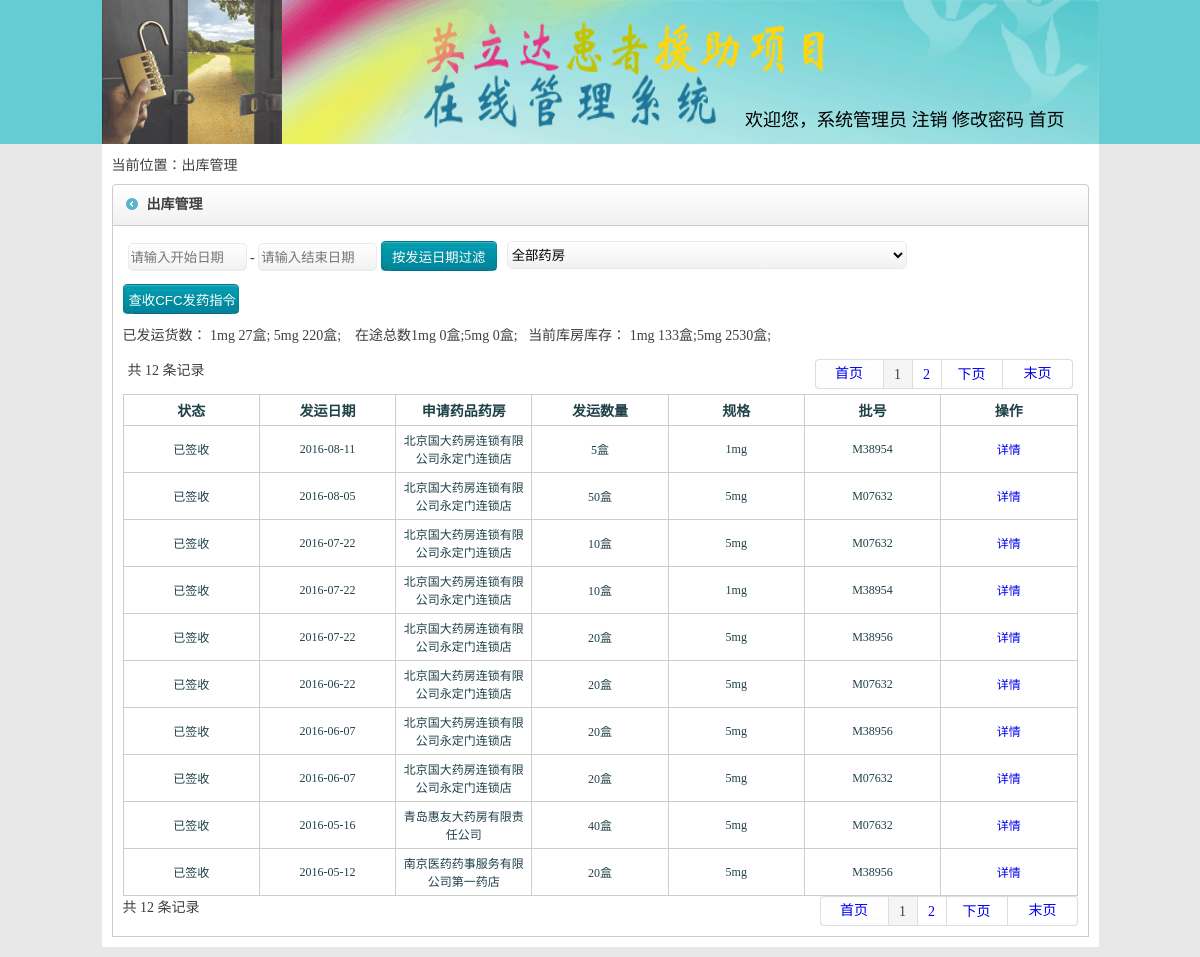
The app's page /kfchkgl.php (signed in) with its own data.
### tables this page shows
CREATE TABLE `yfshqzy` (
  `id` int(100) NOT NULL,
  `yshxm` varchar(100) DEFAULT NULL,
  `gg1` varchar(100) DEFAULT NULL,
  `kcshl1` varchar(100) DEFAULT NULL,
  `shqshl1` varchar(100) DEFAULT NULL,
  `gg2` varchar(100) DEFAULT NULL,
  `kcshl2` varchar(100) DEFAULT NULL,
  `shqshl2` varchar(100) DEFAULT NULL,
  `shqzht` varchar(100) DEFAULT NULL,
  `shqrq` varchar(100) DEFAULT NULL,
  `pfnr` varchar(100) DEFAULT NULL,
  `kffy` varchar(100) DEFAULT NULL,
  `ydh` varchar(100) DEFAULT NULL,
  `fyrq` varchar(100) DEFAULT NULL,
  `shdrq` varchar(100) DEFAULT NULL,
  `ph1` varchar(100) DEFAULT NULL,
  `shhr` varchar(100) DEFAULT NULL,
  `fyr` varchar(100) DEFAULT NULL,
  `pfrq` varchar(100) DEFAULT NULL,
  `ph2` varchar(100) DEFAULT NULL,
  `pfshl1` varchar(100) DEFAULT NULL,
  `pfshl2` varchar(100) DEFAULT NULL,
  `phshl1` varchar(100) DEFAULT NULL,
  `phshl2` varchar(100) DEFAULT NULL,
  `jlshjch` varchar(100) DEFAULT NULL,
  `yfmch` varchar(100) DEFAULT NULL,
  `shqshc` varchar(100) DEFAULT NULL COMMENT '申请手册',
  `shdchzh` varchar(100) NOT NULL DEFAULT '0' COMMENT 'cfc是否收到传真(0为未收到，1为已收到，默认为未收到'
);

CREATE TABLE `kfrk` (
  `id` int(21) NOT NULL,
  `ph` varchar(100) DEFAULT NULL,
  `yxrqzh` varchar(100) DEFAULT NULL,
  `zhwmch` varchar(100) DEFAULT NULL,
  `ywmch` varchar(100) DEFAULT NULL,
  `bjdw` varchar(100) DEFAULT NULL,
  `zht` varchar(100) DEFAULT NULL,
  `jpbh` varchar(100) DEFAULT NULL,
  `shchdwchd` varchar(100) DEFAULT NULL,
  `shyrq` varchar(100) DEFAULT NULL,
  `zhczhh` varchar(100) DEFAULT NULL,
  `jymd` varchar(100) DEFAULT NULL,
  `bjshl` varchar(100) DEFAULT NULL,
  `gg` varchar(100) DEFAULT NULL,
  `jxxh` varchar(100) DEFAULT NULL,
  `pjh` varchar(100) DEFAULT NULL,
  `hth` varchar(100) DEFAULT NULL,
  `bzhgg` varchar(100) DEFAULT NULL,
  `jlshjch` varchar(100) DEFAULT NULL
);

### kfchkgl.php (the view, shortened to what this page needs)
<?php session_start();
$pagesize = 10;
$html_title = "出库管理";
include('spap_head.php');
?>
<div class="main">
<div class="insmain">
<div class="thislink">当前位置：<a href="kfchukgl.php"><?php echo $html_title; ?></a></div>
<div class="inwrap flt top">
<div class="title w977 flt">
    <strong>出库管理</strong></span>
</div>
<div class="incontact w955 flt">
<table width="100%" border="0" cellspacing="0" cellpadding="5">
    <tr>
        <td>
            <div class="insinsins">
                    <span>
                        <input class="grd-white" type="text" id="KaishiRiqi"
                               name="KaishiRiqi" readonly="readonly"
                               placeholder="请输入开始日期" size="12" value="<?php echo $kshrq; ?>"/> -
                        <input
                            class="grd-white" type="text" id="JiezhiRiqi" name="JiezhiRiqi"
                            readonly="readonly" placeholder="请输入结束日期" size="12"
                            value="<?php echo $jshrq; ?>"/>
                        <input type="button" value="按发运日期过滤" onclick="guolv();" class="uusub"/>
                    </span>
            </div>
            <select id="YaoFangId" name="YaoFangId" style="width:400px;" class="grd-white2"
                    onchange="guolvyf();">
                <?php
                if ($_GET[yf] == "") {
                    ?>
                    <option selected="selected" value="">全部药房</option>
                <?php
                } else {
                    ?>
                    <option selected="selected"
                            value="<?php echo $_GET[yf]; ?>"><?php echo $_GET[yf]; ?></option>
                    <option value="">全部药房</option>
                <?php
                }
                ?>
            </select>
        </td>
    </tr>
</table>
<div>
    <input type="button" class="uusub" value="查收CFC发药指令" class="lgSub"
           onclick="javascript:{location.href='kfcfcfyzhl.php';}"/></div>
<?php
$kfrksql1mg = "select SUM(bjshl) from `kfrk` where gg like '1mg%'";
$kfrkQuery_ID = mysql_query($kfrksql1mg);
while ($kfrkRecord = mysql_fetch_array($kfrkQuery_ID)) {
	$rkzsh11mg = $kfrkRecord[0];
}
$kfrksql5mg = "select SUM(bjshl) from `kfrk` where gg like '5mg%'";
$kfrkQuery_ID = mysql_query($kfrksql5mg);
while ($kfrkRecord = mysql_fetch_array($kfrkQuery_ID)) {
	$rkzsh15mg = $kfrkRecord[0];
}
$kfchksql1mg = "select SUM(pfshl1) from `yfshqzy` where `shqzht`='2' and gg1 = '1mg'";
$kfchkQuery_ID = mysql_query($kfchksql1mg);
while ($kfchkRecord = mysql_fetch_array($kfchkQuery_ID)) {
	$chkztzsh11mg = $kfchkRecord[0];
}
$kfchksql5mg = "select SUM(pfshl1) from `yfshqzy` where `shqzht`='2' and gg1 = '5mg'";
$kfchkQuery_ID = mysql_query($kfchksql5mg);
while ($kfchkRecord = mysql_fetch_array($kfchkQuery_ID)) {
	$chkztzsh15mg = $kfchkRecord[0];
}
?>
<?php
$zyfysql = "SELECT SUM(pfshl1) FROM `yfshqzy` where `shqzht`='3'";
$fy1mgcountsql = $zyfysql." and gg1 = '1mg';";
$fy1mg =  mysql_query($fy1mgcountsql);
while ($zyfyRecord = mysql_fetch_array($fy1mg)) {
	$fy1mgcount = $zyfyRecord[0];
}
$fy5mgcountsql = $zyfysql." and gg1 = '5mg'";
$fy5mg =  mysql_query($fy5mgcountsql);
while ($zyfyRecord = mysql_fetch_array($fy5mg)) {
	$fy5mgcount = $zyfyRecord[0];
}
?>
<div class="top"> <span>
    已发运货数： 1mg <?php echo $fy1mgcount?>盒; 5mg <?php echo $fy5mgcount?>盒;
        &nbsp;&nbsp;
        <?php
            echo "在途总数";
            echo "1mg " . ( empty($chkztzsh11mg) ? 0:$chkztzsh11mg ) . "盒;";
            echo "5mg " . ( empty($chkztzsh15mg) ? 0:$chkztzsh15mg ). "盒; ";
        ?>  &nbsp;&nbsp;当前库房库存：
         <?php
        	 echo "1mg " .($rkzsh11mg - $chkztzsh11mg - $fy1mgcount) . "盒;";
        	 echo "5mg " .($rkzsh15mg - $chkztzsh15mg - $fy5mgcount) . "盒;";
?>
         </span></div>
<table width="100%" border="0" cellspacing="0" cellpadding="5" class="top">
    <tr>
        <td>
            <?php
            include('pagefy.php');
            ?>
        </td>
    </tr>
</table>
<table width="100%" border="0" cellpadding="5" cellspacing="1" bgcolor="#cdcdcd">
    <tr style="color:#1f4248; font-weight:bold; height:30px;">
        <td width="10%" align="center" bgcolor="#FFFFFF">
            状态
        </td>
        <td width="10%" align="center" bgcolor="#FFFFFF">
            发运日期
        </td>
        <td width="10%" align="center" bgcolor="#FFFFFF">
            申请药品药房
        </td>
        <td width="10%" align="center" bgcolor="#FFFFFF">
            发运数量
        </td>
        <td width="10%" align="center" bgcolor="#FFFFFF">
            规格
        </td>
        <td width="10%" align="center" bgcolor="#FFFFFF">
            批号
        </td>
        <td width="10%" align="center" bgcolor="#FFFFFF">
            操作
        </td>
    </tr>
    <?php
    $sql = "select * from `yfshqzy` where `shqzht`>'1' ";
    $sql .= "order by id DESC limit $page $pagesize ";
    $Query_ID = mysql_query($sql);
    while ($Record = mysql_fetch_array($Query_ID)) {
        echo "<tr style=\"color:#1f4248; font-size:12px;\">";
        echo "<td width=\"10%\" align=\"center\" bgcolor=\"#FFFFFF\">";
            if ($Record[8] == '2') {
                echo "已发货";
            } else if ($Record[8] == '3') {
                echo "已签收";
            }
        echo "</td>";
        echo "<td width=\"10%\" align=\"center\" bgcolor=\"#FFFFFF\">" . $Record[13] . "</td>";
        echo "<td width=\"10%\" align=\"center\" bgcolor=\"#FFFFFF\">";
        echo $Record[25];
        echo "</td>";
        echo "<td width=\"10%\" align=\"center\" bgcolor=\"#FFFFFF\">" . ($Record[20] + $Record[21]) . "盒</td>";
        echo "<td width=\"10%\" align=\"center\" bgcolor=\"#FFFFFF\">" . $Record[2] . "</td>";
        echo "<td width=\"10%\" align=\"center\" bgcolor=\"#FFFFFF\">";
        if ($Record[15] != "未知批号" && $Record[15] != "0") {
            $ph1 = explode(",", $Record[15]);
            for ($i = 0; $i <= count($ph1); $i++) {
                $ph1sql = "select ph from `kfrk` where `id`='" . $ph1[$i] . "'";
                $ph1Query_ID = mysql_query($ph1sql);
                while ($ph1Record = mysql_fetch_array($ph1Query_ID)) {
                    echo $ph1Record['0'] . " ";
                }
            }
            echo "<br/>";
        }
        echo "</td>";
        echo "<td  width=\"10%\" align=\"center\" bgcolor=\"#FFFFFF\"><a href=\"kfcfcfyxx.php?id=" . $Record[0] . "\">详情</a></td>";
        echo "</tr>";
    }
    ?>
</table>
<?php
include('pagefy.php');
?>
</div>
</div>
</div>
</div>
</div>
</body>
</html>

### style/style.css (style rules this page uses)
.wrap .main { width:997px; margin:0 auto; }
.wrap .main .insmain { width:977px; margin:0 auto; color:#3f3f3f; height:auto; float:left; padding:10px; background:#ffffff; margin-bottom:10px; }
.w977 { width:977px; }
.w955 { width:955px; }
.flt { float:left; }
.wrap .main .insmain .thislink a { color:#3f3f3f; }
.wrap .main .insmain .inwrap { width:977px; }
.top { margin-top:10px; }
.wrap .main .insmain .inwrap .title { background:url(../images/main_title_bg.gif) right top no-repeat; height:42px; vertical-align:middle; line-height:42px; }
.wrap .main .insmain .inwrap .title strong { width:auto; float:left; padding-left:35px; background:url(../images/main_title_bg.gif) left top no-repeat; }
.wrap .main .insmain .inwrap .incontact { border-left:1px #cdcdcd solid; border-right:1px #cdcdcd solid; padding:10px; border-bottom:1px #cdcdcd solid; }
.wrap .main .insmain .inwrap .incontact .insinsins { width:auto; float:left; height:auto; margin-bottom:8px; margin-right:10px; }
.wrap .main .insmain .inwrap .incontact .insinsins span { line-height:24px; vertical-align:middle; float:left; }
.grd-white { background: #ffffff; height:24px; background: -moz-linear-gradient(top, #ffffff 0%, #f1f1f1 100%); background: -webkit-gradient(linear, left top, left bottom, color-stop(0%,#ffffff), color-stop(100%,#f1f1f1)); background: -webkit-linear-gradient(top, #ffffff 0%,#f1f1f1 100%); background: -o-linear-gradient(top, #ffffff 0%,#f1f1f1 100%); background: -ms-linear-gradient(top, #ffffff 0%,#f1f1f1 100%); background: linear-gradient(to bottom, #ffffff 0%,#f1f1f1 100%); filter: progid:DXImageTransform.Microsoft.gradient( startColorstr='#ffffff', endColorstr='#f1f1f1',GradientType=0 ); border: 1px solid #eaeaea; border-radius: 5px; }
.grd-white2 { background: #ffffff; height:28px; background: -moz-linear-gradient(top, #ffffff 0%, #f1f1f1 100%); background: -webkit-gradient(linear, left top, left bottom, color-stop(0%,#ffffff), color-stop(100%,#f1f1f1)); background: -webkit-linear-gradient(top, #ffffff 0%,#f1f1f1 100%); background: -o-linear-gradient(top, #ffffff 0%,#f1f1f1 100%); background: -ms-linear-gradient(top, #ffffff 0%,#f1f1f1 100%); background: linear-gradient(to bottom, #ffffff 0%,#f1f1f1 100%); filter: progid:DXImageTransform.Microsoft.gradient( startColorstr='#ffffff', endColorstr='#f1f1f1',GradientType=0 ); border: 1px solid #eaeaea; border-radius: 5px; }
.uusub { background:url(../images/sub01.jpg) top left no-repeat; width:116px; height:30px; border:0px; color:#FFFFFF; }

### style/master.css (style rules this page uses)
body { margin-left: 0px; margin-top: 0px; margin-right: 0px; margin-bottom: 0px; }
a:link { text-decoration: none; }

### records on screen
yfshqzy: shqzht "已签收", fyrq "2016-08-11", yfmch "北京国大药房连锁有限公司永定门连锁店", $Record[20] + $Record[21] "5", gg1 "1mg"
kfrk: ph "M38954"
yfshqzy: shqzht "已签收", fyrq "2016-08-05", yfmch "北京国大药房连锁有限公司永定门连锁店", $Record[20] + $Record[21] "50", gg1 "5mg"
kfrk: ph "M07632"
yfshqzy: shqzht "已签收", fyrq "2016-07-22", yfmch "北京国大药房连锁有限公司永定门连锁店", $Record[20] + $Record[21] "10", gg1 "5mg"
yfshqzy: shqzht "已签收", fyrq "2016-07-22", yfmch "北京国大药房连锁有限公司永定门连锁店", $Record[20] + $Record[21] "10", gg1 "1mg"
yfshqzy: shqzht "已签收", fyrq "2016-07-22", yfmch "北京国大药房连锁有限公司永定门连锁店", $Record[20] + $Record[21] "20", gg1 "5mg"
kfrk: ph "M38956"
yfshqzy: shqzht "已签收", fyrq "2016-06-22", yfmch "北京国大药房连锁有限公司永定门连锁店", $Record[20] + $Record[21] "20", gg1 "5mg"
yfshqzy: shqzht "已签收", fyrq "2016-06-07", yfmch "北京国大药房连锁有限公司永定门连锁店", $Record[20] + $Record[21] "20", gg1 "5mg"
yfshqzy: shqzht "已签收", fyrq "2016-06-07", yfmch "北京国大药房连锁有限公司永定门连锁店", $Record[20] + $Record[21] "20", gg1 "5mg"
yfshqzy: shqzht "已签收", fyrq "2016-05-16", yfmch "青岛惠友大药房有限责任公司", $Record[20] + $Record[21] "40", gg1 "5mg"
yfshqzy: shqzht "已签收", fyrq "2016-05-12", yfmch "南京医药药事服务有限公司第一药店", $Record[20] + $Record[21] "20", gg1 "5mg"

### other values on screen
$_SESSION[yhname] "系统管理员"
$html_title "出库管理"
$fy1mgcount "27"
$fy5mgcount "220"
$rkzsh11mg - $chkztzsh11mg - $fy1mgcount "133"
$rkzsh15mg - $chkztzsh15mg - $fy5mgcount "2530"
$num "12 12"
